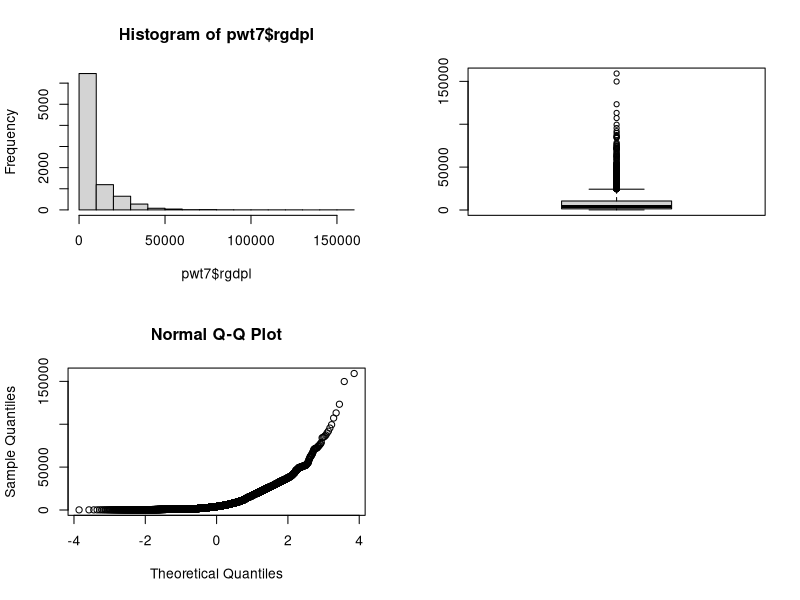

This chart was generated by the following R code:
## ---- chunk 1
library(tidyverse)
pwt7 <- read.csv("../datasets/pwt70_w_country_names.csv",
                 header = TRUE, stringsAsFactors = FALSE, strip.white = TRUE, na.strings = c("NA", ""))

## ---- chunk 2

# inspect dataset pwt7
#View(pwt7)

# first observation of dataset pwt7
pwt7 %>% 
  head(1)

# last observation of dataset pwt7
pwt7 %>% 
  tail(1)

# dimensions of dataset pwt7
pwt7 %>% 
  dim()

# column names of dataset pwt7
pwt7 %>% 
  names()

# structure of dataset pwt7
str(pwt7)


## ---- chunk 3

par(mfrow=c(2,2))

hist(pwt7$rgdpl)
boxplot(pwt7$rgdpl)
qqnorm(pwt7$rgdpl)


## ---- chunk 4

### most simple indexing
pwt7$POP[5]

### indexing with some conditions
pwt7$POP[pwt7$country == "Afghanistan" & pwt7$year == 1954]
### pipe-operator way
pwt7 %>% 
  filter(country == "Afghanistan" & year == 1954) %>% 
  .$POP

### indexing row number and column number
pwt7[5, 4]

### indexing row number with column name
pwt7[pwt7$country == "Afghanistan" & pwt7$year == 1954, "POP"]

## ---- chunk 5

# sort data first by country and then by year
pwt7 <- pwt7[order(pwt7$country, pwt7$year), ]
# sort data first by country and then by year (descending)
pwt7 <- pwt7[order(pwt7$country, -pwt7$year), ]


## ---- chunk 6

### selecting rows
pwt7[c(100, 102), ]
### selecting columns
pwt7[, c("country", "year", "rgdpl")] %>% 
  head(10)

### dplyr and magrittr way
pwt7 %>% 
  .[c(100, 102), ]

pwt7 %>% 
  select(country, year, rgdpl) %>% 
  head(10)

### selecting rows and columns
pwt7 %>% 
  .[c(100, 102), c("country", "year", "rgdpl")]

pwt7 %>% 
  .[pwt7$year >= 2006 & pwt7$country == "Afghanistan", c("country", "year", "rgdpl")]

pwt7 %>% 
  .[c(100, 102), ] %>% 
  select(country, year, rgdpl)

# outputs are as same as above but I'm using filter and select from dplyr and subset from baseR.
pwt7 %>% 
  filter(year >= 2006 & country == "Afghanistan") %>% 
  select(country, year, rgdpl)

pwt7 %>% 
  subset(year >= 2006 & country == "Afghanistan", select = c(country, year, rgdpl))

# selecting multiple countries and non-consecutive years
pwt7 %>% 
  filter(year %in% c(1970, 1980, 1990, 2000, 2009) & country %in% c("India", "China Version 1")) %>% 
  select(country, year, rgdpl)

## ---- chunk 7

pwt7new <- pwt7 %>% select(country, year, rgdpl)

pwt7_tmp1 <- pwt7 %>% select(isocode, year, rgdpl)
pwt7_tmp2 <- pwt7 %>% select(isocode, year, openk)

pwt7_m <- merge(pwt7_tmp1, pwt7_tmp2, by = c("isocode", "year"), all = TRUE, sort = TRUE)
#dplyr way
pwt7_m2 <- pwt7_tmp1 %>% 
  left_join(pwt7_tmp2, by = c("isocode", "year"))

# creating a subset of pwt7 (india, pakistan, three variables)
pwt7_ip <- pwt7 %>% 
  filter(year %in% c(1950, 1960, 1970, 1980, 1990, 2000) & country %in% c("India", "Pakistan")) %>% 
  select(country, year, rgdpl)

pwt7_ip

# long to wide form
pwt7_ip2 <- pwt7_ip %>% 
  pivot_wider(names_from = country, values_from = rgdpl)

pwt7_ip2

pwt7_ip2 %>% 
  pivot_longer(cols=India:Pakistan, names_to = "country", values_to = "rgdpl") %>% 
  arrange(country, year)

## ---- chunk 8

pwt7_nc <- pwt7 %>% filter(isocode != "CH2")

pwt7 %>% filter(isocode == "CH2") %>% 
  .$year

pwt7_nc %>% filter(isocode == "CH2") %>% 
  .$year

pwt7_dup <- pwt7_ip %>% bind_rows(pwt7_ip %>% filter(country == "India"))
pwt7_dup

# remove duplicated rows
pwt7_dup[!duplicated(pwt7_dup %>% select("country", "year")), ]

## ---- chunk 9

# create real per capita investment in 2005 international $
pwt7$investpc <- pwt7$rgdpl * pwt7$ki / 100

# create total real investment in 2005 international $
pwt7$invest <- pwt7$rgdpl * pwt7$POP * pwt7$ki * 10

## ---- chunk 10

pwt7 <- pwt7 %>% 
  mutate(income_group = case_when(rgdpl <= 1000 ~ "low_income",
                                  rgdpl > 1000 & rgdpl < 4000 ~ "low_middle",
                                  rgdpl > 4000 & rgdpl < 12000 ~ "up_middle",
                                  rgdpl > 12000 ~ "high_income",
                                  TRUE ~ as.character(NA)))

class(pwt7$income_group)

pwt7 <- pwt7 %>% 
  mutate(income_group = parse_factor(income_group, 
                                     levels = c("low_income", "low_middle", "up_middle", "high_income"), ordered = TRUE))

# making income_group with numbers
pwt7 <- pwt7 %>% 
  mutate(income_group2 = case_when(rgdpl <= 1000 ~ 1,
                                   rgdpl > 1000 & rgdpl < 4000 ~ 2,
                                   rgdpl > 4000 & rgdpl < 12000 ~ 3,
                                   rgdpl > 12000 ~ 4))

class(pwt7$income_group2)

# labeling with factor function
pwt7 <- pwt7 %>% 
  mutate(income_group2 = factor(income_group2,
                                      labels = c("low_income", "low_middle", "up_middle", "high_income")))

# create a chracter variable for decade
pwt7 <- pwt7 %>% 
  mutate(decade = case_when(year >= 1950 & year < 1960 ~ "1950s", 
                            year >= 1960 & year < 1970 ~ "1960s",
                            year >= 1970 & year < 1980 ~ "1970s",
                            year >= 1980 & year < 1990 ~ "1980s",
                            year >= 1990 & year < 2000 ~ "1990s",
                            year >= 2000 ~ "2000s"))

table(pwt7$decade)
## ---- chunk 11

# sort data by country and then by year
pwt7 <- pwt7 %>% 
  arrange(country, year)

# Make Growth Rate Variables with Lead and Lag variables
pwt7 <- pwt7 %>% 
  arrange(country, year) %>% 
  mutate(rgdplead = lead(rgdpl, n = 1L, order_by = country),
         rgdplag = lag(rgdpl, n = 1L, order_by = country),
         growth = (rgdpl-rgdplag)/rgdplag)
# aggregate way
pwt7_ag <- aggregate(growth ~ decade + income_group, data = pwt7, FUN=mean)
pwt7_ag

# dplyr way
pwt7_ag2 <- pwt7 %>% 
  group_by(decade, income_group) %>% 
  summarize(mean_growth = mean(growth, na.rm=TRUE)) %>% 
  na.omit(income_group) %>% 
  arrange(income_group)

# merging
pwt7 <- pwt7 %>% 
  left_join(pwt7_ag2, by = c("decade", "income_group"))

# summarizing multiple criteria with multiple variables
pwt7_cs <- pwt7 %>% 
  group_by(isocode, decade) %>% 
  summarize(growth_mean = mean(growth, na.rm = TRUE), openk_mean = mean(openk, na.rm = TRUE), pop_mean = mean(POP, na.rm = TRUE),
            growth_sd = sd(growth, na.rm = TRUE), openk_sd = sd(openk, na.rm = TRUE), pop_sd = sd(POP, na.rm = TRUE))

tail(pwt7_cs, 1)

# renaming variables
pwt7 <- pwt7 %>% 
  rename(population = POP)

names(pwt7)

# recode names
pwt7 %>% 
  mutate(isocode = recode(isocode, "CH2"= "CHN"),
         country = recode(country, "China Version 1" = "China")) -> pwt7

pwt7$rgdpl[pwt7$rgdpl == -999] <- NA
## ---- chunk 12
library(Hmisc)
label(pwt7)

label(pwt7$isocode) <- "Penn World Table country code"
label(pwt7$rgdpl) <- "PPP Converted GDP Per Capita (Laspeyres) derived from growth rates of c, g, i, at 2006 constant prices"
label(pwt7$openk) <- "Openness at 2006 constant prices in percent"
label(pwt7$population) <- "Population (in thousands)"
label(pwt7$growth) <- "annual economic growth rate, based on RGDPL"

label(pwt7)
